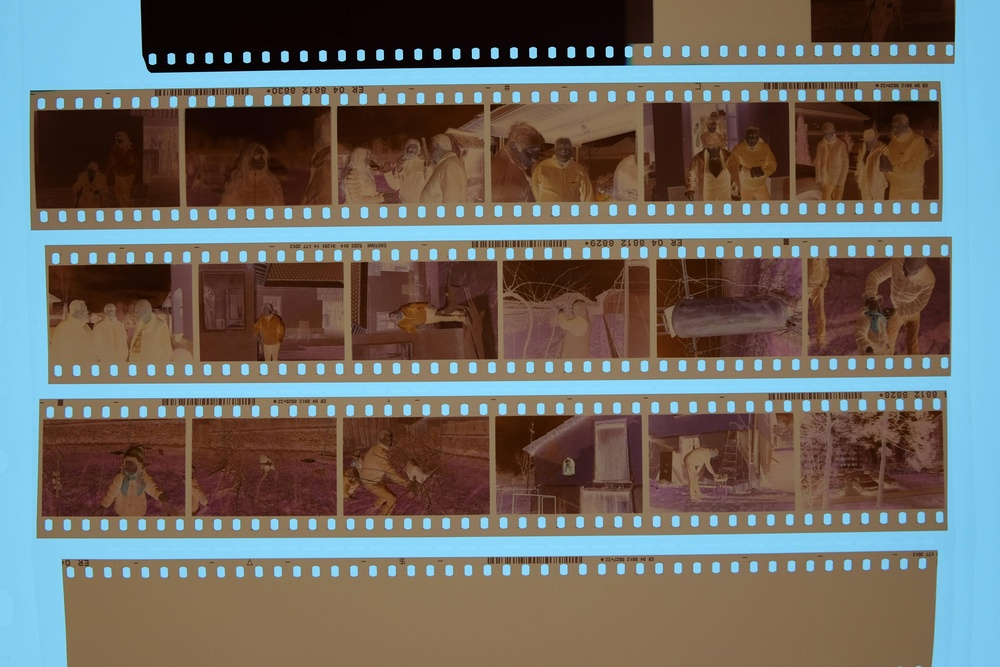
#> input picture code/crop/samples/5IEVU.jpg, 1000 x 667 px, shrunk from 3966 x 2644 before the run
$ python inpaint.py --inputFile crop/samples/5IEVU.jpg --maskFile crop/samples/DSC_0779.JPG --outputFile out.png --iterations 5   (older library calls are emulated)
#> lines starting #> are read from the running program, lines starting #| are printed output that depends on the picture; after the words box and inside, x2 and y2 are one past the last pixel; in counts of white or black regions, pixels touching at a corner belong together
#!/usr/bin/python3

import cv2 as cv
import numpy as np
import argparse

def diffusionStep(img, mask, kernel):
  diffused = cv.filter2D(img, -1, kernel)
  img = cv.bitwise_and(img, img, mask=cv.bitwise_not(mask))
  diffused = cv.bitwise_and(diffused, diffused, mask=mask)
  return img + diffused

parser = argparse.ArgumentParser()
parser.add_argument("-i", "--inputFile", required = True)
parser.add_argument("-m", "--maskFile", required = True)
parser.add_argument("-o", "--outputFile", required = True)
parser.add_argument("-n", "--iterations", type = int, required = True)
parser.add_argument("-v", "--visualize", action = "store_true")

args = parser.parse_args()

kernel = np.array([[1.0 / 9, 1.0 / 9, 1.0 / 9],
                   [1.0 / 9, 1.0 / 9, 1.0 / 9],
                   [1.0 / 9, 1.0 / 9, 1.0 / 9]], np.float)

img = cv.imread(args.inputFile)
#> img is the input picture: shape (667, 1000, 3); mean B, G, R 100.5, 106.4, 109.4
mask = cv.imread(args.maskFile)
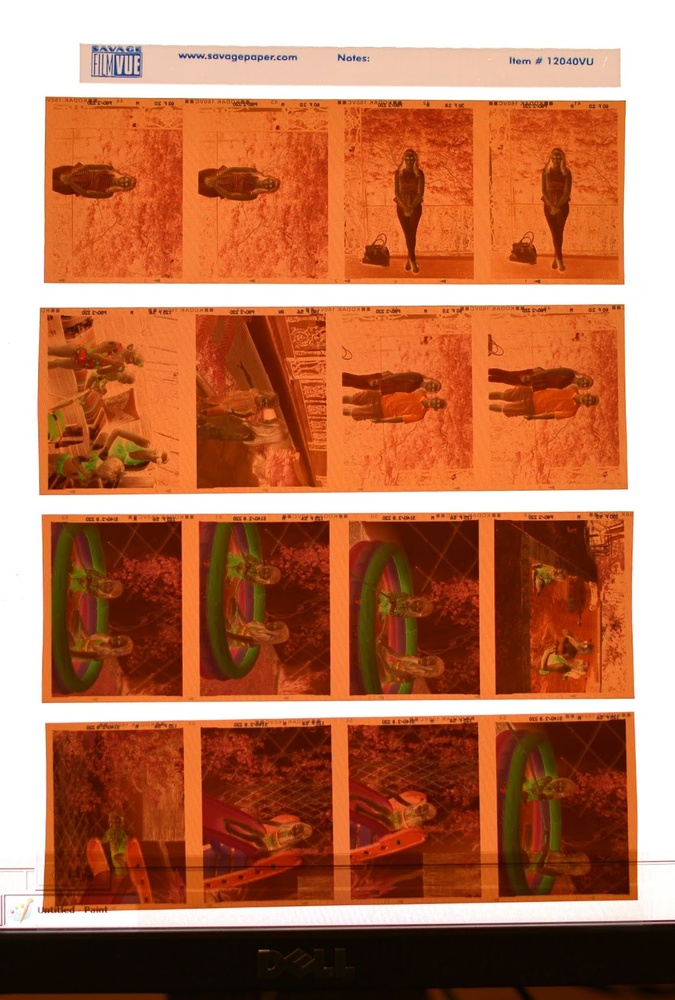
#> input picture code/crop/samples/DSC_0779.JPG, 675 x 1000 px, shrunk from 1080 x 1600 before the run
#> mask is the input picture: shape (1000, 675, 3); mean B, G, R 83.4, 114.8, 182.4
mask = cv.cvtColor(mask, cv.COLOR_BGR2GRAY)
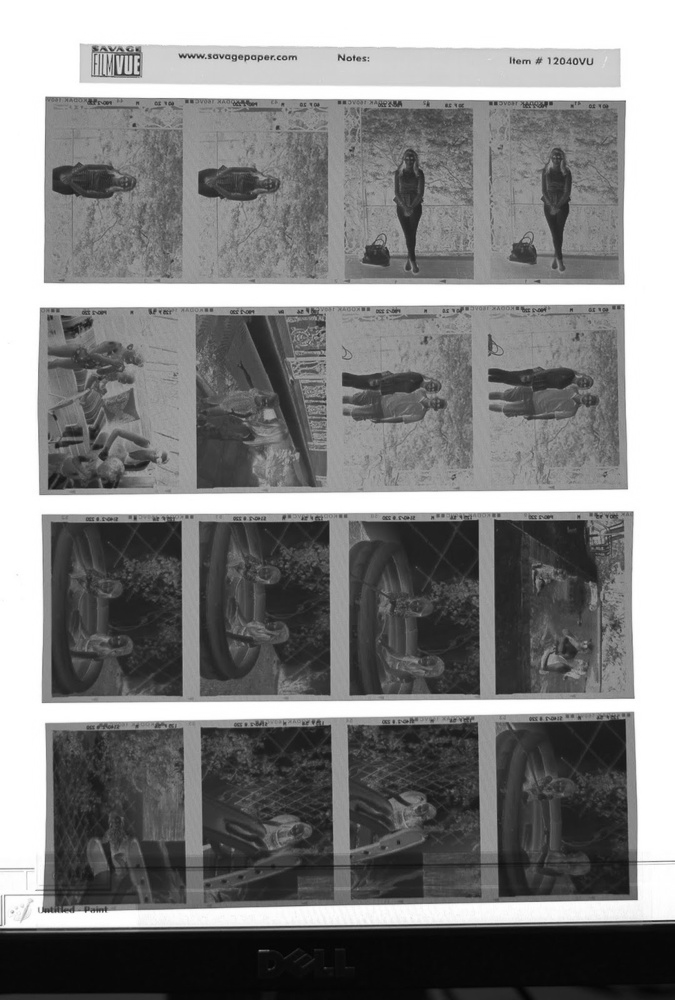
#> mask: shape (1000, 675); min 3, max 255, mean 131.4
mask = cv.threshold(mask, 128, 255, cv.THRESH_BINARY)[1]
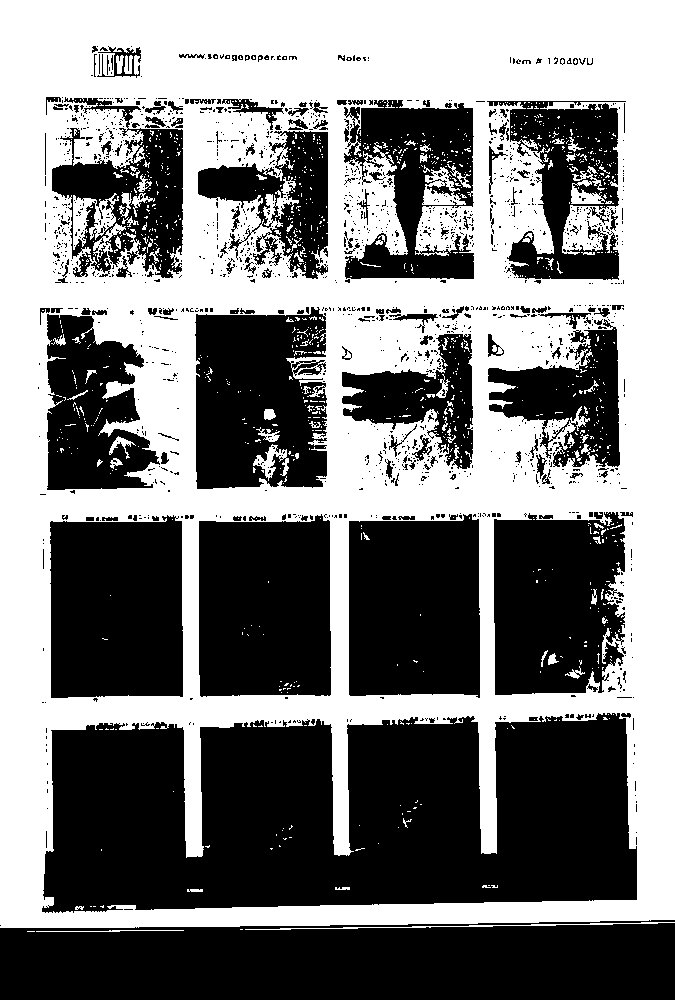
#> mask: shape (1000, 675); 48.7% white; 1090 white regions (1002 under 20 px), largest, box (x1, y1, x2, y2) and area: (0, 0, 675, 928) 317934, (73, 193, 119, 250) 1197, (422, 167, 466, 205) 797
#> (the run stopped early here; a loop or call above may not have finished)
